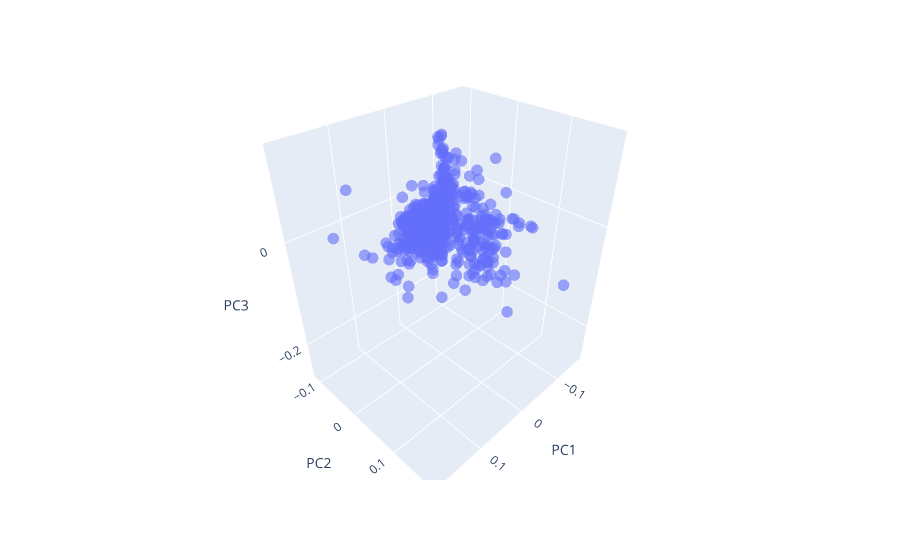

Notebook code for this chart:
### Code cell
import plotly.express as px

fig = px.scatter_3d(wf_PCAs, x='PC1', y='PC2', z='PC3', opacity=0.6)
fig.update_traces(marker={'size': 4})
fig.show()

### Figure 1 — Plotly figure (JSON) as saved in the notebook; plotly's stock layout.template omitted (floating-point values rounded to 4 significant figures; data arrays with more than 128 entries replaced by an {"elided": "..."} marker saying what was removed)
{"data": [{"hovertemplate": "PC1=%{x}<br>PC2=%{y}<br>PC3=%{z}<extra></extra>", "legendgroup": "", "marker": {"color": "#636efa", "opacity": 0.6, "size": 4, "symbol": "circle"}, "mode": "markers", "name": "", "scene": "scene", "showlegend": false, "type": "scatter3d", "x": {"elided": "651 float values"}, "y": {"elided": "651 float values"}, "z": {"elided": "651 float values"}}], "layout": {"legend": {"tracegroupgap": 0}, "margin": {"t": 60}, "scene": {"domain": {"x": [0, 1], "y": [0, 1]}, "xaxis": {"title": {"text": "PC1"}}, "yaxis": {"title": {"text": "PC2"}}, "zaxis": {"title": {"text": "PC3"}}}}}
